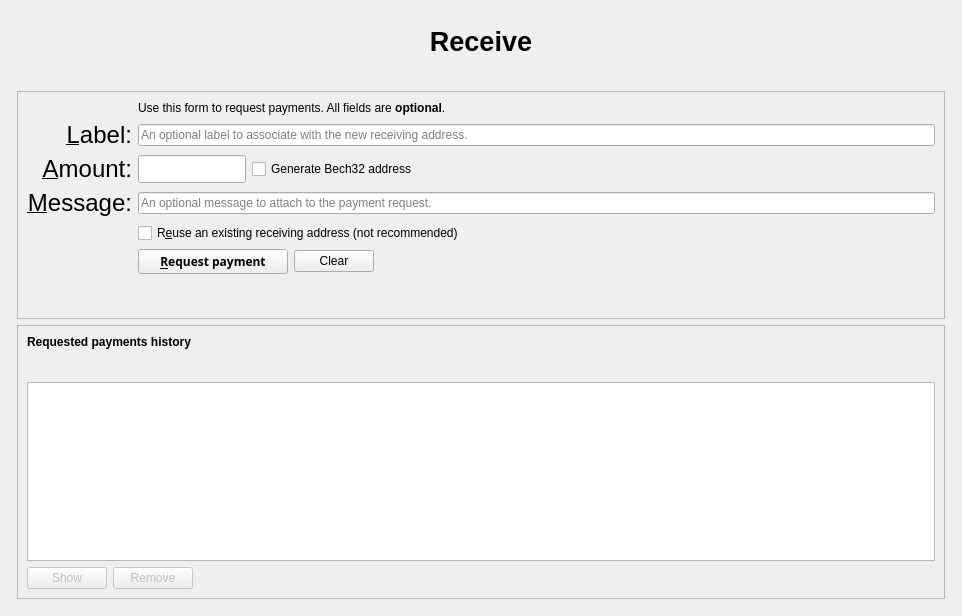
<?xml version="1.0" encoding="UTF-8"?>
<ui version="4.0">
 <class>ReceiveCoinsDialog</class>
 <widget class="QWidget" name="ReceiveCoinsDialog">
  <property name="geometry">
   <rect>
    <x>0</x>
    <y>0</y>
    <width>962</width>
    <height>616</height>
   </rect>
  </property>
  <layout class="QVBoxLayout" name="verticalLayout" stretch="0">
   <item>
    <layout class="QVBoxLayout" name="verticalLayout_Master" stretch="0,1">
     <property name="spacing">
      <number>0</number>
     </property>
     <item>
      <widget class="QFrame" name="frame_Header">
       <layout class="QVBoxLayout" name="verticalLayout_8">
        <property name="leftMargin">
         <number>0</number>
        </property>
        <property name="topMargin">
         <number>0</number>
        </property>
        <property name="rightMargin">
         <number>0</number>
        </property>
        <property name="bottomMargin">
         <number>0</number>
        </property>
        <item>
         <layout class="QHBoxLayout" name="horizontalLayout_Header" stretch="1">
          <item>
           <widget class="QLabel" name="labelOverviewHeaderLeft">
            <property name="minimumSize">
             <size>
              <width>464</width>
              <height>60</height>
             </size>
            </property>
            <property name="maximumSize">
             <size>
              <width>16777215</width>
              <height>60</height>
             </size>
            </property>
            <property name="font">
             <font>
              <pointsize>20</pointsize>
              <weight>75</weight>
              <bold>true</bold>
             </font>
            </property>
            <property name="text">
             <string>Receive</string>
            </property>
            <property name="alignment">
             <set>Qt::AlignCenter</set>
            </property>
           </widget>
          </item>
         </layout>
        </item>
       </layout>
      </widget>
     </item>
     <item>
      <widget class="QFrame" name="frame_BG">
       <layout class="QVBoxLayout" name="verticalLayout_5">
        <property name="leftMargin">
         <number>6</number>
        </property>
        <property name="topMargin">
         <number>6</number>
        </property>
        <property name="rightMargin">
         <number>6</number>
        </property>
        <property name="bottomMargin">
         <number>6</number>
        </property>
        <item>
         <spacer name="verticalSpacer_3">
          <property name="orientation">
           <enum>Qt::Vertical</enum>
          </property>
          <property name="sizeType">
           <enum>QSizePolicy::Preferred</enum>
          </property>
          <property name="sizeHint" stdset="0">
           <size>
            <width>20</width>
            <height>40</height>
           </size>
          </property>
         </spacer>
        </item>
        <item>
         <widget class="QFrame" name="frame2">
          <property name="sizePolicy">
           <sizepolicy hsizetype="Preferred" vsizetype="Expanding">
            <horstretch>0</horstretch>
            <verstretch>0</verstretch>
           </sizepolicy>
          </property>
          <property name="frameShape">
           <enum>QFrame::StyledPanel</enum>
          </property>
          <property name="frameShadow">
           <enum>QFrame::Sunken</enum>
          </property>
          <layout class="QVBoxLayout" name="verticalLayout_3">
           <item>
            <layout class="QGridLayout" name="gridLayout">
             <item row="7" column="2">
              <widget class="QCheckBox" name="reuseAddress">
               <property name="toolTip">
                <string>Reuse one of the previously used receiving addresses.&lt;br&gt;Reusing addresses has security and privacy issues.&lt;br&gt;Do not use this unless re-generating a payment request made before.</string>
               </property>
               <property name="text">
                <string>R&amp;euse an existing receiving address (not recommended)</string>
               </property>
              </widget>
             </item>
             <item row="7" column="0">
              <widget class="QLabel" name="label_4">
               <property name="text">
                <string/>
               </property>
              </widget>
             </item>
             <item row="6" column="0">
              <widget class="QLabel" name="label_3">
               <property name="font">
                <font>
                 <pointsize>18</pointsize>
                </font>
               </property>
               <property name="toolTip">
                <string>An optional message to attach to the payment request, which will be displayed when the request is opened. Note: The message will not be sent with the payment over the Fundin network.</string>
               </property>
               <property name="text">
                <string>&amp;Message:</string>
               </property>
               <property name="alignment">
                <set>Qt::AlignRight|Qt::AlignTrailing|Qt::AlignVCenter</set>
               </property>
               <property name="buddy">
                <cstring>reqMessage</cstring>
               </property>
              </widget>
             </item>
             <item row="4" column="2">
              <widget class="QLineEdit" name="reqLabel">
               <property name="toolTip">
                <string>An optional label to associate with the new receiving address.</string>
               </property>
               <property name="placeholderText">
                <string>An optional label to associate with the new receiving address.</string>
               </property>
              </widget>
             </item>
             <item row="6" column="2">
              <widget class="QLineEdit" name="reqMessage">
               <property name="toolTip">
                <string>An optional message to attach to the payment request, which will be displayed when the request is opened.&lt;br&gt;Note: The message will not be sent with the payment over the Fundin network.</string>
               </property>
               <property name="placeholderText">
                <string>An optional message to attach to the payment request.</string>
               </property>
              </widget>
             </item>
             <item row="2" column="2">
              <widget class="QLabel" name="label_5">
               <property name="text">
                <string>Use this form to request payments. All fields are &lt;b&gt;optional&lt;/b&gt;.</string>
               </property>
              </widget>
             </item>
             <item row="4" column="0">
              <widget class="QLabel" name="label_2">
               <property name="font">
                <font>
                 <pointsize>18</pointsize>
                </font>
               </property>
               <property name="toolTip">
                <string>An optional label to associate with the new receiving address.</string>
               </property>
               <property name="text">
                <string>&amp;Label:</string>
               </property>
               <property name="alignment">
                <set>Qt::AlignRight|Qt::AlignTrailing|Qt::AlignVCenter</set>
               </property>
               <property name="buddy">
                <cstring>reqLabel</cstring>
               </property>
              </widget>
             </item>
             <item row="5" column="0">
              <widget class="QLabel" name="label">
               <property name="font">
                <font>
                 <pointsize>18</pointsize>
                </font>
               </property>
               <property name="toolTip">
                <string>An optional amount to request. Leave this empty or zero to not request a specific amount.</string>
               </property>
               <property name="text">
                <string>&amp;Amount:</string>
               </property>
               <property name="alignment">
                <set>Qt::AlignRight|Qt::AlignTrailing|Qt::AlignVCenter</set>
               </property>
               <property name="buddy">
                <cstring>reqAmount</cstring>
               </property>
              </widget>
             </item>
             <item row="5" column="2">
              <layout class="QHBoxLayout" name="horizontalLayout_6">
               <item>
                <widget class="BitcoinAmountField" name="reqAmount">
                 <property name="sizePolicy">
                  <sizepolicy hsizetype="Fixed" vsizetype="Fixed">
                   <horstretch>0</horstretch>
                   <verstretch>0</verstretch>
                  </sizepolicy>
                 </property>
                 <property name="minimumSize">
                  <size>
                   <width>80</width>
                   <height>0</height>
                  </size>
                 </property>
                 <property name="maximumSize">
                  <size>
                   <width>1000</width>
                   <height>100</height>
                  </size>
                 </property>
                 <property name="toolTip">
                  <string>An optional amount to request. Leave this empty or zero to not request a specific amount.</string>
                 </property>
                </widget>
               </item>
               <item>
                <widget class="QCheckBox" name="useBech32">
                 <property name="sizePolicy">
                  <sizepolicy hsizetype="Fixed" vsizetype="Fixed">
                   <horstretch>0</horstretch>
                   <verstretch>0</verstretch>
                  </sizepolicy>
                 </property>
                 <property name="maximumSize">
                  <size>
                   <width>1000</width>
                   <height>16777215</height>
                  </size>
                 </property>
                 <property name="focusPolicy">
                  <enum>Qt::StrongFocus</enum>
                 </property>
                 <property name="toolTip">
                  <string>Bech32 addresses (BIP-173) are cheaper to spend from and offer better protection against typos. When unchecked a P2SH wrapped SegWit address will be created, compatible with older wallets.</string>
                 </property>
                 <property name="text">
                  <string>Generate Bech32 address</string>
                 </property>
                </widget>
               </item>
               <item>
                <spacer name="horizontalSpacer_3">
                 <property name="orientation">
                  <enum>Qt::Horizontal</enum>
                 </property>
                 <property name="sizeHint" stdset="0">
                  <size>
                   <width>0</width>
                   <height>0</height>
                  </size>
                 </property>
                </spacer>
               </item>
              </layout>
             </item>
             <item row="8" column="0">
              <widget class="QLabel" name="label_7">
               <property name="text">
                <string/>
               </property>
              </widget>
             </item>
             <item row="8" column="2">
              <layout class="QHBoxLayout" name="horizontalLayout">
               <item>
                <widget class="QPushButton" name="receiveButton">
                 <property name="minimumSize">
                  <size>
                   <width>150</width>
                   <height>0</height>
                  </size>
                 </property>
                 <property name="font">
                  <font>
                   <family>Montserrat</family>
                   <weight>75</weight>
                   <bold>true</bold>
                  </font>
                 </property>
                 <property name="text">
                  <string>&amp;Request payment</string>
                 </property>
                 <property name="icon">
                  <iconset resource="../fundin.qrc">
                   <normaloff>:/icons/receiving_addresses</normaloff>:/icons/receiving_addresses</iconset>
                 </property>
                </widget>
               </item>
               <item>
                <widget class="QPushButton" name="clearButton">
                 <property name="sizePolicy">
                  <sizepolicy hsizetype="Minimum" vsizetype="Fixed">
                   <horstretch>0</horstretch>
                   <verstretch>0</verstretch>
                  </sizepolicy>
                 </property>
                 <property name="toolTip">
                  <string>Clear all fields of the form.</string>
                 </property>
                 <property name="text">
                  <string>Clear</string>
                 </property>
                 <property name="icon">
                  <iconset resource="../fundin.qrc">
                   <normaloff>:/icons/remove</normaloff>:/icons/remove</iconset>
                 </property>
                 <property name="autoDefault">
                  <bool>false</bool>
                 </property>
                </widget>
               </item>
               <item>
                <spacer name="horizontalSpacer">
                 <property name="orientation">
                  <enum>Qt::Horizontal</enum>
                 </property>
                 <property name="sizeHint" stdset="0">
                  <size>
                   <width>40</width>
                   <height>20</height>
                  </size>
                 </property>
                </spacer>
               </item>
              </layout>
             </item>
             <item row="9" column="2">
              <spacer name="verticalSpacer">
               <property name="orientation">
                <enum>Qt::Vertical</enum>
               </property>
               <property name="sizeHint" stdset="0">
                <size>
                 <width>20</width>
                 <height>60</height>
                </size>
               </property>
              </spacer>
             </item>
            </layout>
           </item>
          </layout>
         </widget>
        </item>
        <item>
         <widget class="QFrame" name="frame">
          <property name="sizePolicy">
           <sizepolicy hsizetype="Preferred" vsizetype="Expanding">
            <horstretch>0</horstretch>
            <verstretch>0</verstretch>
           </sizepolicy>
          </property>
          <property name="frameShape">
           <enum>QFrame::StyledPanel</enum>
          </property>
          <property name="frameShadow">
           <enum>QFrame::Raised</enum>
          </property>
          <layout class="QVBoxLayout" name="verticalLayout_2">
           <item>
            <widget class="QLabel" name="label_6">
             <property name="font">
              <font>
               <weight>75</weight>
               <bold>true</bold>
              </font>
             </property>
             <property name="text">
              <string>Requested payments history</string>
             </property>
            </widget>
           </item>
           <item>
            <spacer name="verticalSpacer_2">
             <property name="orientation">
              <enum>Qt::Vertical</enum>
             </property>
             <property name="sizeHint" stdset="0">
              <size>
               <width>20</width>
               <height>40</height>
              </size>
             </property>
            </spacer>
           </item>
           <item>
            <widget class="QTableView" name="recentRequestsView">
             <property name="palette">
              <palette>
               <active>
                <colorrole role="Text">
                 <brush brushstyle="SolidPattern">
                  <color alpha="255">
                   <red>51</red>
                   <green>51</green>
                   <blue>51</blue>
                  </color>
                 </brush>
                </colorrole>
               </active>
               <inactive>
                <colorrole role="Text">
                 <brush brushstyle="SolidPattern">
                  <color alpha="255">
                   <red>51</red>
                   <green>51</green>
                   <blue>51</blue>
                  </color>
                 </brush>
                </colorrole>
               </inactive>
               <disabled>
                <colorrole role="Text">
                 <brush brushstyle="SolidPattern">
                  <color alpha="255">
                   <red>85</red>
                   <green>85</green>
                   <blue>85</blue>
                  </color>
                 </brush>
                </colorrole>
               </disabled>
              </palette>
             </property>
             <property name="contextMenuPolicy">
              <enum>Qt::CustomContextMenu</enum>
             </property>
             <property name="tabKeyNavigation">
              <bool>false</bool>
             </property>
             <property name="showGrid">
              <bool>false</bool>
             </property>
             <property name="sortingEnabled">
              <bool>true</bool>
             </property>
            </widget>
           </item>
           <item>
            <layout class="QHBoxLayout" name="horizontalLayout_2">
             <item>
              <widget class="QPushButton" name="showRequestButton">
               <property name="enabled">
                <bool>false</bool>
               </property>
               <property name="toolTip">
                <string>Show the selected request (does the same as double clicking an entry)</string>
               </property>
               <property name="text">
                <string>Show</string>
               </property>
               <property name="icon">
                <iconset resource="../fundin.qrc">
                 <normaloff>:/icons/edit</normaloff>:/icons/edit</iconset>
               </property>
               <property name="autoDefault">
                <bool>false</bool>
               </property>
              </widget>
             </item>
             <item>
              <widget class="QPushButton" name="removeRequestButton">
               <property name="enabled">
                <bool>false</bool>
               </property>
               <property name="toolTip">
                <string>Remove the selected entries from the list</string>
               </property>
               <property name="text">
                <string>Remove</string>
               </property>
               <property name="icon">
                <iconset resource="../fundin.qrc">
                 <normaloff>:/icons/remove</normaloff>:/icons/remove</iconset>
               </property>
               <property name="autoDefault">
                <bool>false</bool>
               </property>
              </widget>
             </item>
             <item>
              <spacer name="horizontalSpacer_2">
               <property name="orientation">
                <enum>Qt::Horizontal</enum>
               </property>
               <property name="sizeHint" stdset="0">
                <size>
                 <width>40</width>
                 <height>20</height>
                </size>
               </property>
              </spacer>
             </item>
            </layout>
           </item>
          </layout>
         </widget>
        </item>
       </layout>
      </widget>
     </item>
    </layout>
   </item>
  </layout>
 </widget>
 <customwidgets>
  <customwidget>
   <class>BitcoinAmountField</class>
   <extends>QLineEdit</extends>
   <header>bitcoinamountfield.h</header>
   <container>1</container>
  </customwidget>
 </customwidgets>
 <tabstops>
  <tabstop>reqLabel</tabstop>
  <tabstop>reqAmount</tabstop>
  <tabstop>reqMessage</tabstop>
  <tabstop>reuseAddress</tabstop>
  <tabstop>receiveButton</tabstop>
  <tabstop>clearButton</tabstop>
  <tabstop>recentRequestsView</tabstop>
  <tabstop>showRequestButton</tabstop>
  <tabstop>removeRequestButton</tabstop>
 </tabstops>
 <resources>
  <include location="../fundin.qrc"/>
 </resources>
 <connections/>
</ui>
